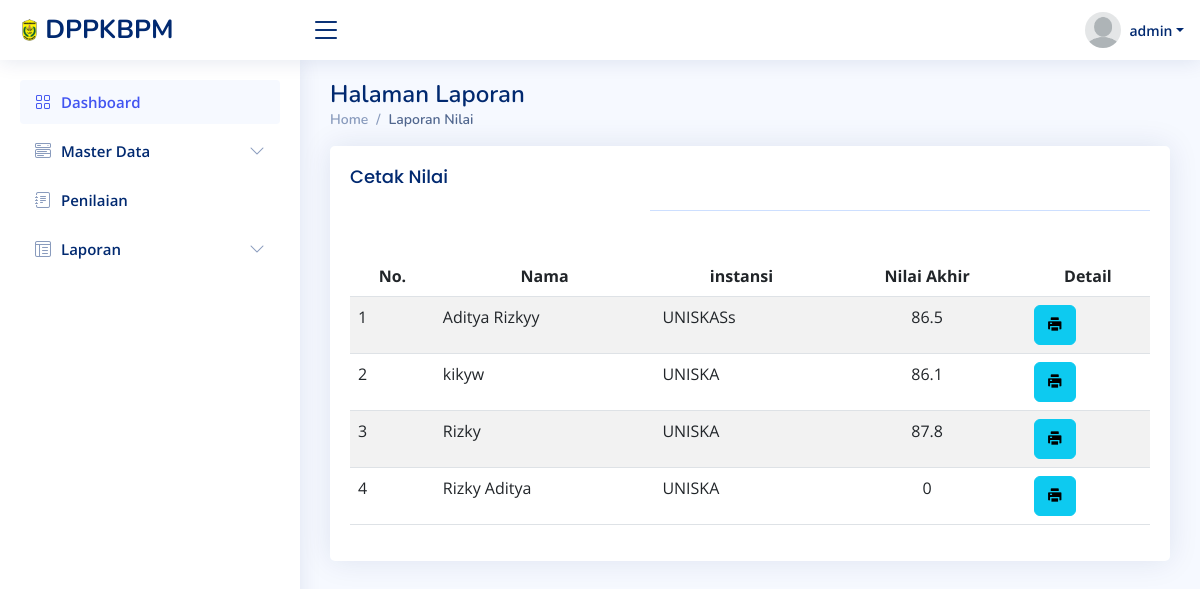
The page /r_nilai/data_report.php (signed in) on the database as committed earlier.
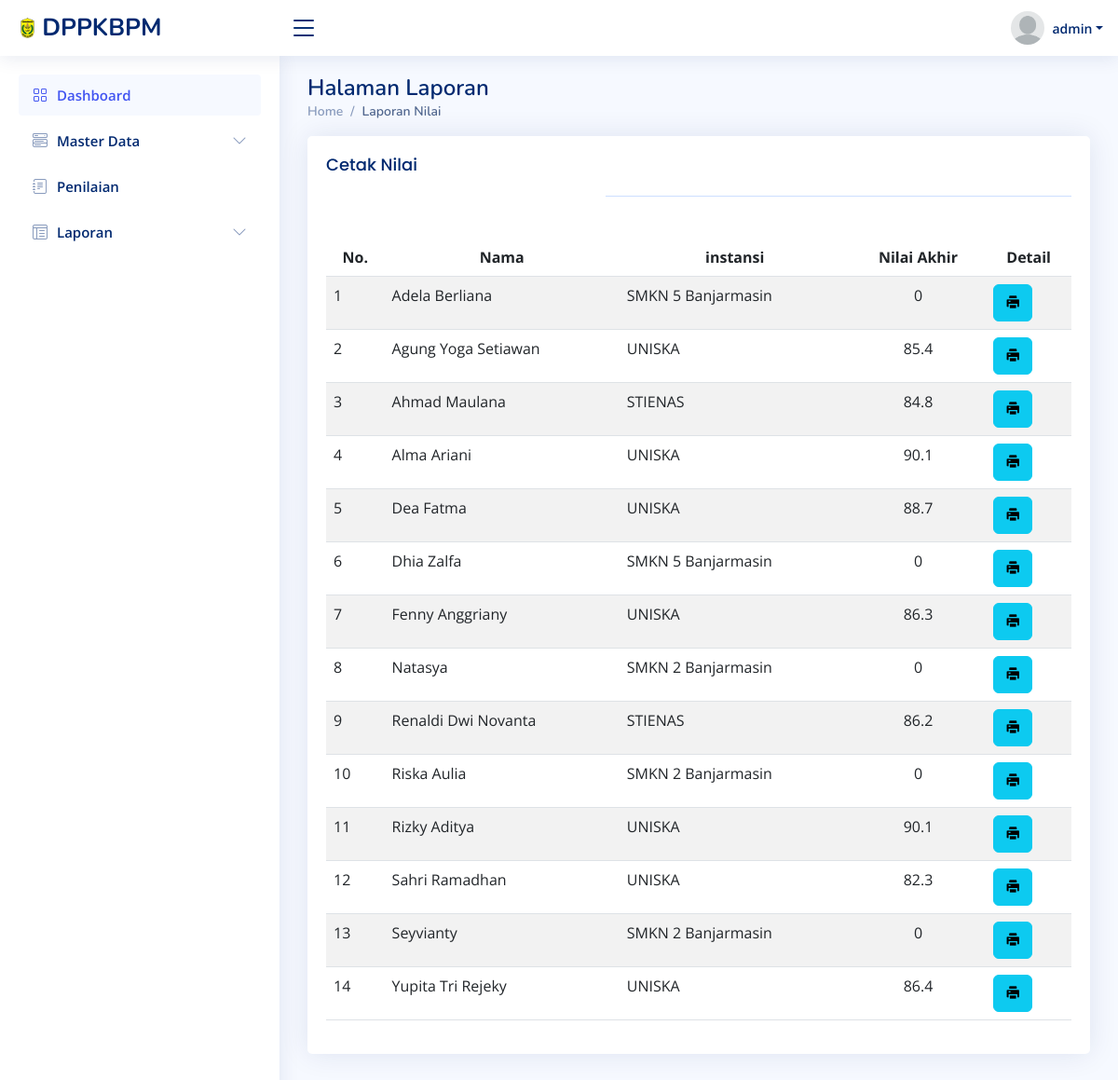
The same page on the database as committed later.
### tables this page shows
CREATE TABLE `tb_magang` (
  `id_magang` int(11) NOT NULL,
  `nama` varchar(255) NOT NULL,
  `username` varchar(30) NOT NULL,
  `induk` int(11) NOT NULL,
  `tgl_lahir` varchar(100) NOT NULL,
  `alamat` varchar(255) NOT NULL,
  `jk` enum('L','P') NOT NULL,
  `telepon` varchar(255) NOT NULL,
  `instansi` varchar(255) NOT NULL,
  `jurusan` varchar(255) NOT NULL,
  `tgl_masuk` date NOT NULL,
  `tgl_keluar` date NOT NULL,
  `password` varchar(30) NOT NULL,
  `status` enum('user','admin') NOT NULL
);

### r_nilai/data_report.php (the view, shortened to what this page needs)
<?php
include '../utilities/sidebar.php';
$status = $_SESSION['status'];
if (!isset($status)) {
    echo "<script>
    window.location.href='../pages-error-404.html'
    </script>";
} else {
?>
<div class="pagetitle">
  <h1>Halaman Laporan</h1>
  <nav>
    <ol class="breadcrumb">
      <li class="breadcrumb-item"><a href="../utilities/dashboard.php">Home</a></li>
      <li class="breadcrumb-item active">Laporan Nilai</li>
    </ol>
  </nav>
</div>
<section class="section">
<div class="card">
            <div class="card-body">
                <h5 class="card-title">Cetak Nilai</h5>
                <table class="table table-striped" id="idcuy">
                <thead>
                    <tr class="text-center">
                        <th>No.</th>
                        <th>Nama</th>
                        <th>instansi</th>
                        <th class="text-center">Nilai Akhir</th>
                        <th>Detail</th>
                    </tr>
                </thead>
                <tbody>
                <?php
                include '../koneksi/koneksi.php';
                $query = mysqli_query($konek ,"SELECT tb_magang.nama, tb_magang.username, tb_magang.instansi, IFNULL(tb_nilai.rata_rata, 0) as rata_rata FROM tb_magang LEFT JOIN tb_nilai ON tb_magang.username = tb_nilai.usn_nilai ORDER BY nama ASC");
                $no = 0;
                while ($row = mysqli_fetch_array($query))
                {
                    $no++;
                    echo "<tr>
                    <td>$no</td>
                    <td>$row[nama]</td>
                    <td>$row[instansi]</td>
                    <td class='text-center'>$row[rata_rata]</td>";
                    if ($_SESSION['status'] == 'admin') {
                        echo "<td><div class='btn-row'>
                            <div class='btn-group'>
                            <a href='./cetak_report.php?username=$row[username]' class='btn btn-info'><i class='ri-printer-fill'></i></a>
                            </div>
                            </div>
                            </td>";
                }
            }
                    ?>
                </tbody>
            </div>
        </div>
    </section>
<?php } ?>
<?php
include '../utilities/footer.php';
?>

Rows that differ between the two databases and show on the page:
removed tb_magang: nama "kikyw", instansi "UNISKA", row "86.1"
removed tb_magang: nama "Rizky", instansi "UNISKA", row "87.8"
added tb_magang: nama "Adela Berliana", instansi "SMKN 5 Banjarmasin", row "0"
added tb_magang: nama "Agung Yoga Setiawan", instansi "UNISKA", row "85.4"
added tb_magang: nama "Ahmad Maulana", instansi "STIENAS", row "84.8"
changed tb_magang: nama "Aditya Rizkyy" → "Alma Ariani"; instansi "UNISKASs" → "UNISKA"; row "86.5" → "90.1"
added tb_magang: nama "Dea Fatma", instansi "UNISKA", row "88.7"
added tb_magang: nama "Dhia Zalfa", instansi "SMKN 5 Banjarmasin", row "0"
added tb_magang: nama "Fenny Anggriany", instansi "UNISKA", row "86.3"
added tb_magang: nama "Natasya", instansi "SMKN 2 Banjarmasin", row "0"
added tb_magang: nama "Renaldi Dwi Novanta", instansi "STIENAS", row "86.2"
added tb_magang: nama "Riska Aulia", instansi "SMKN 2 Banjarmasin", row "0"
changed tb_magang "Rizky Aditya": row "0" → "90.1"
added tb_magang: nama "Sahri Ramadhan", instansi "UNISKA", row "82.3"
added tb_magang: nama "Seyvianty", instansi "SMKN 2 Banjarmasin", row "0"
added tb_magang: nama "Yupita Tri Rejeky", instansi "UNISKA", row "86.4"
